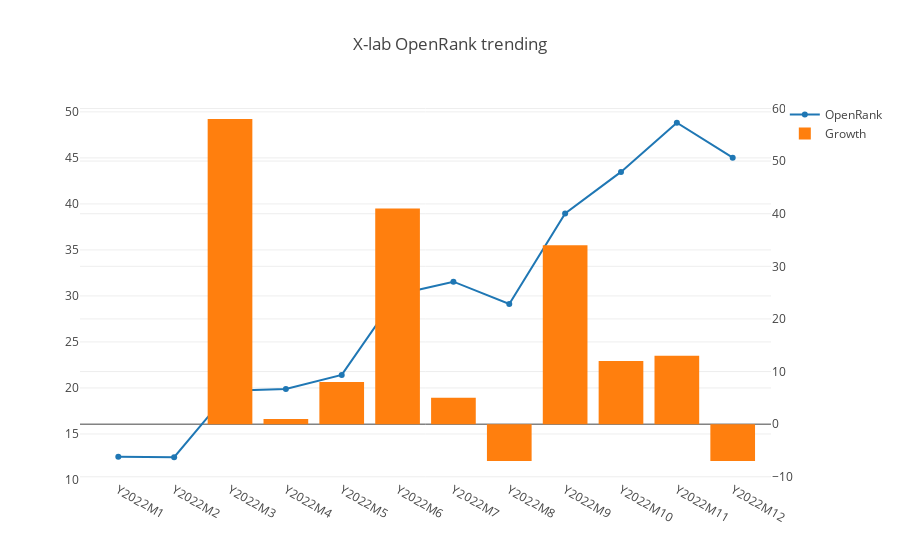

Notebook code cell kept with this figure:
### Markdown cell above
## Overview

This part is the history OpenRank trending of all projects in X-lab community.

### Code cell
openDigger.index.openrank.getRepoOpenrank({
    repoIds: [288431943, 470364208, 467768946, 461374162, 471252840, 477937218, 428629051, 262909684, 221379769, 259035151, 358757145, 502755745, 508325123, 533339106],
    startYear, startMonth,
    endYear, endMonth, percision: 2,
    groupTimeRange: 'month', limit: -1, order: 'DESC',
}).then(data => {
    var x = [], v = [], g = []; g.push(0);
    forEveryMonth((y, m, index) => {
        var key = `Y${y}M${m}`;
        x.push(key); v.push(0);
        data.forEach(row => { v[index] += (row.openrank[index] ? row.openrank[index] : 0); row[key] = row.openrank[index] ? row.openrank[index] : 0; });
        if (index > 0) g.push(Math.ceil((v[index]-v[index-1])*100/v[index-1]));
    });
    data.forEach(row => { delete row.openrank; delete row.org; });
    console.table(data);
    openDigger.render.plotly([
        { x, y: v, type: 'scatter', name: 'OpenRank' },
        { x, y: g, type: 'bar', yaxis: 'y2', name: 'Growth'}
    ], {
        title: 'X-lab OpenRank trending',
        yaxis2: { overlaying: 'y', side: 'right' }
    });
    console.log(`2022.7 based growth: ${v.map(i => (i/v[6]).toFixed(2))}`);
    fs.writeFileSync('all_data.json', JSON.stringify(data));
});

### Figure 1 — Plotly figure (JSON) as saved in the notebook; plotly's stock layout.template omitted (floating-point values rounded to 4 significant figures)
{"data": [{"name": "OpenRank", "type": "scatter", "x": ["Y2022M1", "Y2022M2", "Y2022M3", "Y2022M4", "Y2022M5", "Y2022M6", "Y2022M7", "Y2022M8", "Y2022M9", "Y2022M10", "Y2022M11", "Y2022M12"], "y": [12.53, 12.47, 19.7, 19.88, 21.42, 30.16, 31.55, 29.12, 38.96, 43.48, 48.82, 45.02]}, {"name": "Growth", "type": "bar", "x": ["Y2022M1", "Y2022M2", "Y2022M3", "Y2022M4", "Y2022M5", "Y2022M6", "Y2022M7", "Y2022M8", "Y2022M9", "Y2022M10", "Y2022M11", "Y2022M12"], "y": [0, 0, 58, 1, 8, 41, 5, -7, 34, 12, 13, -7], "yaxis": "y2"}], "layout": {"autosize": true, "title": {"text": "X-lab OpenRank trending"}, "xaxis": {"autorange": true, "range": [-0.65, 11.65], "type": "category"}, "yaxis": {"autorange": true, "range": [9.47, 51.82], "type": "linear"}, "yaxis2": {"autorange": true, "overlaying": "y", "range": [-10.61, 61.61], "side": "right", "type": "linear"}}}
